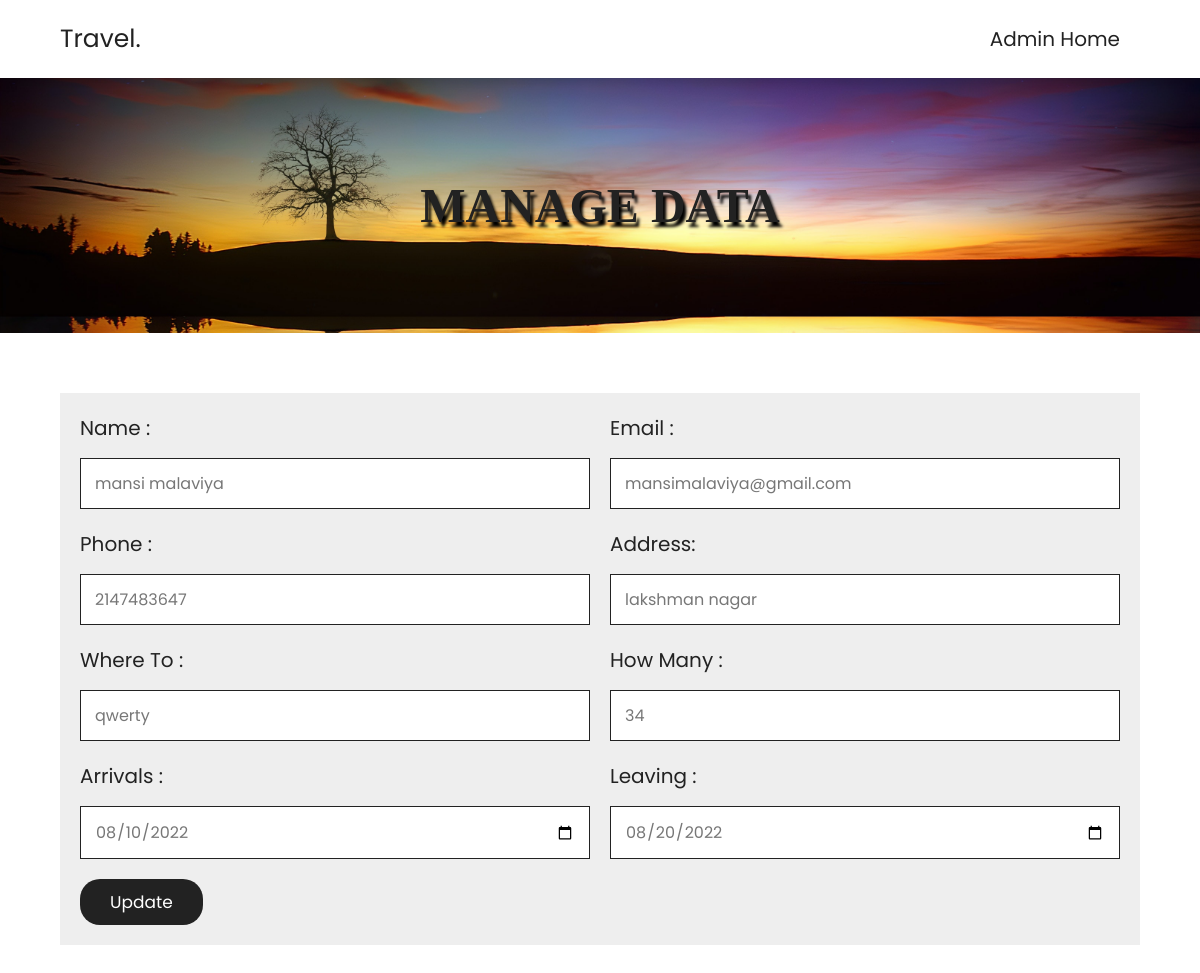
The page /update.php?id=15 on the database its author committed.
### tables this page shows
CREATE TABLE `book_form` (
  `id` int(255) NOT NULL,
  `name` varchar(255) NOT NULL,
  `email` varchar(255) NOT NULL,
  `phone` int(10) NOT NULL,
  `address` varchar(255) NOT NULL,
  `location` varchar(255) NOT NULL,
  `guests` int(255) NOT NULL,
  `arrivals` date NOT NULL,
  `leaving` date NOT NULL
);

### update.php (the view, shortened to what this page needs)
<!DOCTYPE html>
<html lang="en">
<head>
    <?php
    include('header.php');
    ?>
</head>
<body>
<section class="header">
<a href="home.php" class="logo">travel.</a>
<nav class="navbar">
  <a href="adpg1.php">admin home</a>
</nav>
</section>
    <div class="heading" style="background:url(imgs/fhead.jpg) no-repeat">
        <h1>manage data</h1>
    </div>
    <section class="booking">
        <form action=" " method="post" class="book_form">
            <div class="flex">
                <?php
                include('conn.php');
                $ids = $_GET['id'];
                $qu = "select * from book_form where id={$ids}";
                $data = mysqli_query($con, $qu);
                $arrdata = mysqli_fetch_array($data);
                        ?>
                <div class="inputbox">
                    <span>name :</span>
                    <input type="text" placeholder="enter your name" name="name" value="<?php echo $arrdata['name']; ?>">
                </div>
                <div class="inputbox">
                    <span>email :</span>
                    <input type="email" placeholder="enter your email" name="email" value="<?php echo $arrdata['email']; ?>">
                </div>
                <div class="inputbox">
                    <span>phone :</span>
                    <input type="text" placeholder="enter your phone number" name="phone" value="<?php echo $arrdata['phone']; ?>">
                </div>
                <div class="inputbox">
                    <span>address:</span>
                    <input type="text" placeholder="enter your address" name="address" value="<?php echo $arrdata['address']; ?>">
                </div>
                <div class="inputbox">
                    <span>where to :</span>
                    <input type="text" placeholder="place you want to visit" name="location" value="<?php echo $arrdata['location']; ?>">
                </div>
                <div class="inputbox">
                    <span>how many :</span>
                    <input type="number" placeholder="number of guests" name="guests" value="<?php echo $arrdata['guests']; ?>">
                </div>
                <div class="inputbox">
                    <span>arrivals :</span>
                    <input type="date" name="arrivals" value="<?php echo $arrdata['arrivals']; ?>" id="arrivals">
                </div>
                <div class="inputbox">
                    <span>leaving :</span>
                    <input type="date" name="leaving" value="<?php echo $arrdata['leaving']; ?>" id="leaving">
                </div>
            </div>
            <input type="submit" value="update" class="btn" name="update">
        </form>
    </section>
</body>
</html>

### css/style.css (style rules this page uses)
:root { --main-color: #8e44ad; --black: #222; --white: #fff; --light-black: #777; --light-white: #fff9; --dark-bg: rgba(0, 0, 0, .7); --light-bg: #eee; --border: .1rem solid var(--black); --box-shadow: 0 .5rem 1rem rgba(0, 0, 0, .1); --text-shadow: 0 1.5rem 3rem rgba(0, 0, 0, .3); }
* { font-family: 'Poppins', sans-serif; margin: 0; padding: 0; box-sizing: border-box; outline: none; border: none; text-decoration: none; text-transform: capitalize; }
html { font-size: 62.5%; overflow-x: hidden; }
section { padding: 5rem 10%; }
.heading { background-size: cover !important; background-position: center !important; padding-top: 10rem; padding-bottom: 10rem; display: flex; align-items: center; justify-content: center; }
.heading h1 { font-size: 4vw; text-transform: uppercase; color: var(--black); font-family: Georgia, serif; text-shadow: var(--text-shadow); text-shadow: 3px 5px 3px #000; }
.btn { display: inline-block; background: var(--black); margin-top: 1rem; color: var(--white); font-size: 1.7rem; padding: 1rem 3rem; cursor: pointer; border-radius: 20px; }
.header { position: sticky; top: 0; left: 0; right: 0; z-index: 1000; background-color: var(--white); display: flex; padding-top: 2rem; padding-bottom: 2rem; box-shadow: var(--box-shadow); align-items: center; justify-content: space-between; }
.header .logo { font-size: 2.5rem; color: var(--black); margin-right: 0rem; padding: 0; margin-left: 0px; }
.header .navbar a { font-size: 2rem; margin-right: 2rem; color: var(--black); }
.booking .book_form { padding: 2rem; background: var(--light-bg); }
.booking .book_form .flex { display: flex; flex-wrap: wrap; gap: 2rem; }
.booking .book_form .flex .inputbox { flex: 1 1 50rem; }
.booking .book_form .flex .inputbox input { width: 100%; padding: 1.2rem 1.4rem; font-size: 1.6rem; color: var(--light-black); text-transform: none; margin-top: 1.5rem; border: var(--border); }
.booking .book_form .flex .inputbox span { font-size: 2rem; color: var(--black); }
.booking .book_form .btn { margin-top: 2rem; }
@media (max-width:1200px) { section { padding: 3rem 5%; } }

### rows shown on the page
book_form: name "mansi malaviya", email "mansimalaviya@gmail.com", phone "2147483647", address "lakshman nagar", location "qwerty", guests "34", arrivals "08/10/2022", leaving "08/20/2022"
